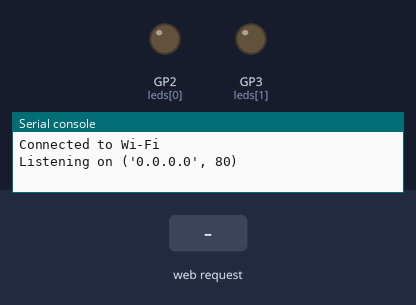
Bench run of a program on a simulated Raspberry Pi Pico running MicroPython. On the bench: output pins drawn as LEDs (lit = HIGH), the last lines printed to the serial console. The test bench sets the inputs (shaded band). WiFi joins after 1.5 s.

Above: at 3.2 s.
3.3 s: HTTP request GET / received
At 3.8 s:
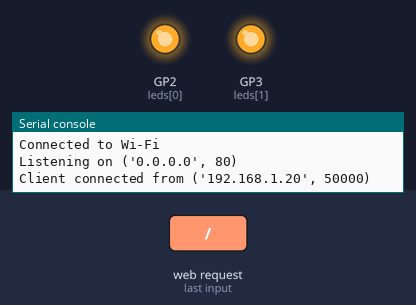
Timing chart, 0 to 6.3 s (numbered marks = the images above; inputs shaded):
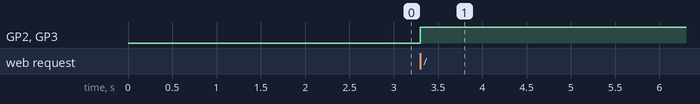

The program:

fartlights.py
```python
import network
import socket
import machine
import time

# Replace with your actual SSID and password
ssid = 'YOUR_SSID'
password = 'YOUR_PASSWORD'

# Connect to Wi-Fi
station = network.WLAN(network.STA_IF)
station.active(True)
station.connect(ssid, password)

# Wait for connection
while not station.isconnected():
    time.sleep(1)

print('Connected to Wi-Fi')

# Setup LEDs
led_pins = [2, 3] # Add your GPIO pins here
leds = [machine.Pin(pin, machine.Pin.OUT) for pin in led_pins]

# Function to toggle LEDs
def toggle_leds():
    for led in leds:
        led.toggle()

# Setup socket web server
addr = socket.getaddrinfo('0.0.0.0', 80)[0][-1]

s = socket.socket()
s.bind(addr)
s.listen(1)

print('Listening on', addr)

# Handle clients
while True:
    cl, addr = s.accept()
    print('Client connected from', addr)
    cl_file = cl.makefile('rwb', 0)
    while True:
        line = cl_file.readline()
        if not line or line == b'\r\n':
            break

    # Toggle LEDs and broadcast fart when a client connects
    toggle_leds()
    response = "Fart broadcasted to the universe!"
    cl.send('HTTP/1.0 200 OK\r\nContent-type: text/plain\r\n\r\n')
    cl.send(response)
    cl.close()

# Cleanup
s.close()
```

Measured:
- after the input at 3.3 s, GP2 (leds[0]), GP3 (leds[1]): LOW → HIGH at once
